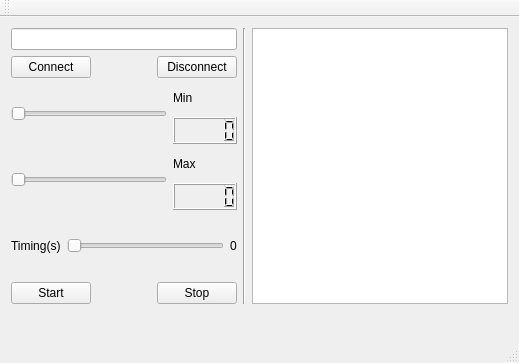
<?xml version="1.0" encoding="UTF-8"?>
<ui version="4.0">
 <class>MainWindow</class>
 <widget class="QMainWindow" name="MainWindow">
  <property name="geometry">
   <rect>
    <x>0</x>
    <y>0</y>
    <width>519</width>
    <height>363</height>
   </rect>
  </property>
  <property name="windowTitle">
   <string>MainWindow</string>
  </property>
  <widget class="QWidget" name="centralWidget">
   <layout class="QVBoxLayout" name="verticalLayout_5">
    <item>
     <layout class="QVBoxLayout" name="verticalLayout_4">
      <item>
       <layout class="QHBoxLayout" name="horizontalLayout_6">
        <item>
         <layout class="QVBoxLayout" name="verticalLayout_3">
          <item>
           <widget class="QLineEdit" name="lineEditIP"/>
          </item>
          <item>
           <layout class="QHBoxLayout" name="horizontalLayout_4">
            <item>
             <widget class="QPushButton" name="pushButtonConnect">
              <property name="text">
               <string>Connect</string>
              </property>
             </widget>
            </item>
            <item>
             <spacer name="horizontalSpacer_2">
              <property name="orientation">
               <enum>Qt::Horizontal</enum>
              </property>
              <property name="sizeHint" stdset="0">
               <size>
                <width>40</width>
                <height>20</height>
               </size>
              </property>
             </spacer>
            </item>
            <item>
             <widget class="QPushButton" name="pushButtonDisconnect">
              <property name="text">
               <string>Disconnect</string>
              </property>
             </widget>
            </item>
           </layout>
          </item>
          <item>
           <layout class="QHBoxLayout" name="horizontalLayout_2">
            <item>
             <widget class="QSlider" name="horizontalSliderMin">
              <property name="orientation">
               <enum>Qt::Horizontal</enum>
              </property>
             </widget>
            </item>
            <item>
             <layout class="QVBoxLayout" name="verticalLayout_2">
              <item>
               <widget class="QLabel" name="labelMin">
                <property name="text">
                 <string>Min</string>
                </property>
               </widget>
              </item>
              <item>
               <widget class="QLCDNumber" name="lcdnumberMin"/>
              </item>
             </layout>
            </item>
           </layout>
          </item>
          <item>
           <layout class="QHBoxLayout" name="horizontalLayout_3">
            <item>
             <widget class="QSlider" name="horizontalSliderMax">
              <property name="orientation">
               <enum>Qt::Horizontal</enum>
              </property>
             </widget>
            </item>
            <item>
             <layout class="QVBoxLayout" name="verticalLayout">
              <item>
               <widget class="QLabel" name="labelMax">
                <property name="text">
                 <string>Max</string>
                </property>
               </widget>
              </item>
              <item>
               <widget class="QLCDNumber" name="lcdNumberMax"/>
              </item>
             </layout>
            </item>
           </layout>
          </item>
          <item>
           <layout class="QHBoxLayout" name="horizontalLayout_5">
            <item>
             <widget class="QLabel" name="labelTiming">
              <property name="text">
               <string>Timing(s)</string>
              </property>
             </widget>
            </item>
            <item>
             <widget class="QSlider" name="horizontalSliderTiming">
              <property name="orientation">
               <enum>Qt::Horizontal</enum>
              </property>
             </widget>
            </item>
            <item>
             <widget class="QLabel" name="label_3">
              <property name="text">
               <string>0</string>
              </property>
              <property name="buddy">
               <cstring>horizontalSliderTiming</cstring>
              </property>
             </widget>
            </item>
           </layout>
          </item>
          <item>
           <layout class="QHBoxLayout" name="horizontalLayout">
            <item>
             <widget class="QPushButton" name="pushButtonStart">
              <property name="text">
               <string>Start</string>
              </property>
             </widget>
            </item>
            <item>
             <spacer name="horizontalSpacer">
              <property name="orientation">
               <enum>Qt::Horizontal</enum>
              </property>
              <property name="sizeHint" stdset="0">
               <size>
                <width>40</width>
                <height>20</height>
               </size>
              </property>
             </spacer>
            </item>
            <item>
             <widget class="QPushButton" name="pushButtonStop">
              <property name="text">
               <string>Stop</string>
              </property>
             </widget>
            </item>
           </layout>
          </item>
         </layout>
        </item>
        <item>
         <widget class="Line" name="line">
          <property name="orientation">
           <enum>Qt::Vertical</enum>
          </property>
         </widget>
        </item>
        <item>
         <widget class="QTextBrowser" name="textBrowser"/>
        </item>
       </layout>
      </item>
     </layout>
    </item>
    <item>
     <layout class="QHBoxLayout" name="horizontalLayout_7">
      <item>
       <widget class="QLabel" name="labelConection">
        <property name="text">
         <string/>
        </property>
       </widget>
      </item>
      <item>
       <spacer name="horizontalSpacer_3">
        <property name="orientation">
         <enum>Qt::Horizontal</enum>
        </property>
        <property name="sizeHint" stdset="0">
         <size>
          <width>458</width>
          <height>20</height>
         </size>
        </property>
       </spacer>
      </item>
     </layout>
    </item>
   </layout>
  </widget>
  <widget class="QToolBar" name="mainToolBar">
   <attribute name="toolBarArea">
    <enum>TopToolBarArea</enum>
   </attribute>
   <attribute name="toolBarBreak">
    <bool>false</bool>
   </attribute>
  </widget>
  <widget class="QStatusBar" name="statusBar"/>
 </widget>
 <layoutdefault spacing="6" margin="11"/>
 <resources/>
 <connections>
  <connection>
   <sender>horizontalSliderMin</sender>
   <signal>valueChanged(int)</signal>
   <receiver>lcdnumberMin</receiver>
   <slot>display(int)</slot>
   <hints>
    <hint type="sourcelabel">
     <x>153</x>
     <y>136</y>
    </hint>
    <hint type="destinationlabel">
     <x>233</x>
     <y>152</y>
    </hint>
   </hints>
  </connection>
  <connection>
   <sender>horizontalSliderMax</sender>
   <signal>valueChanged(int)</signal>
   <receiver>lcdNumberMax</receiver>
   <slot>display(int)</slot>
   <hints>
    <hint type="sourcelabel">
     <x>153</x>
     <y>192</y>
    </hint>
    <hint type="destinationlabel">
     <x>233</x>
     <y>208</y>
    </hint>
   </hints>
  </connection>
  <connection>
   <sender>horizontalSliderTiming</sender>
   <signal>valueChanged(int)</signal>
   <receiver>label_3</receiver>
   <slot>setNum(int)</slot>
   <hints>
    <hint type="sourcelabel">
     <x>167</x>
     <y>237</y>
    </hint>
    <hint type="destinationlabel">
     <x>233</x>
     <y>239</y>
    </hint>
   </hints>
  </connection>
 </connections>
</ui>
